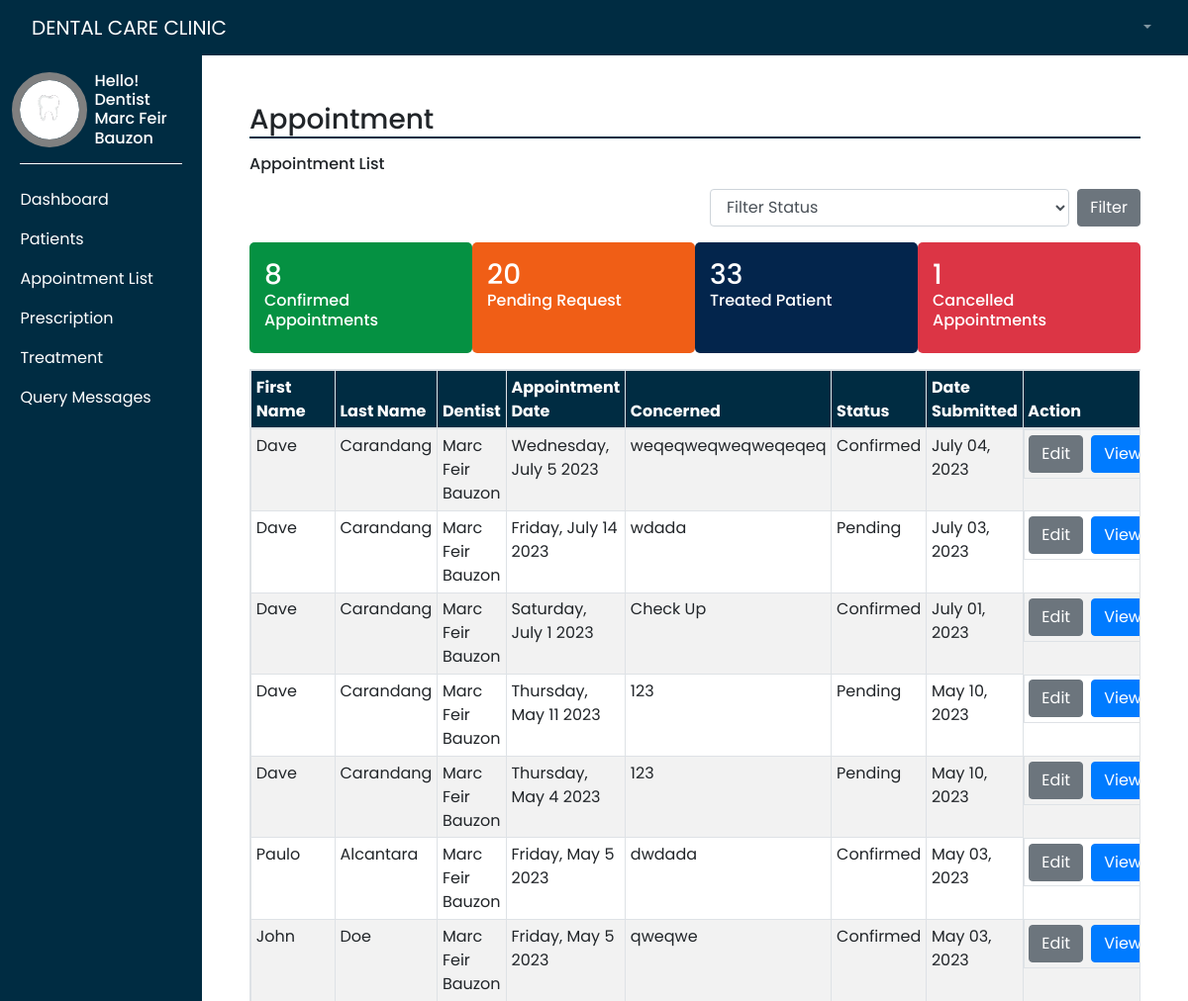
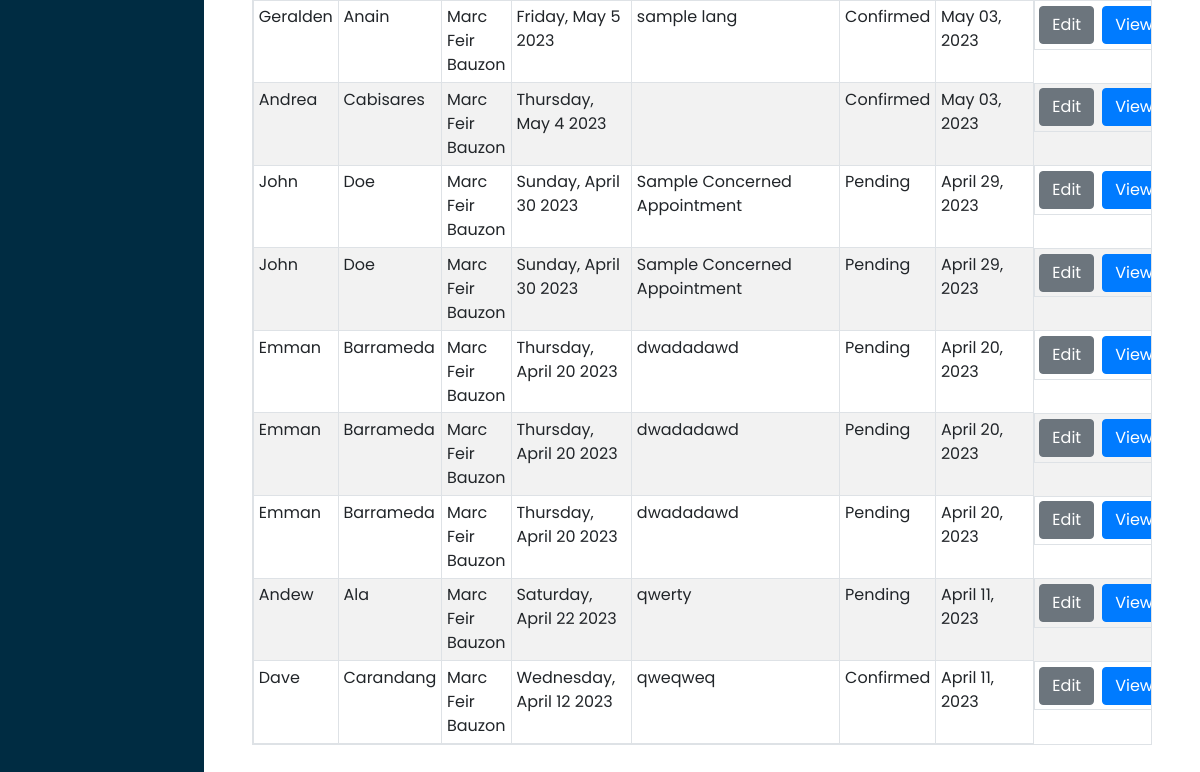
/staffAppointmentList.php (signed in), run on the app's committed database (2 pictures, top to bottom).
### tables this page shows
CREATE TABLE `request_appointment` (
  `reqId` int(11) NOT NULL,
  `patientId` int(11) NOT NULL,
  `dentistId` int(11) NOT NULL,
  `serviceId` int(11) NOT NULL,
  `appointment_date` varchar(250) NOT NULL,
  `concerned` varchar(250) NOT NULL,
  `appointment_time` varchar(250) NOT NULL,
  `date_submitted` varchar(250) NOT NULL,
  `status` varchar(250) NOT NULL,
  `statusTreated` varchar(250) NOT NULL,
  `statusPrescription` varchar(250) NOT NULL,
  `q1` varchar(250) NOT NULL,
  `q2` varchar(250) NOT NULL,
  `q3` varchar(250) NOT NULL,
  `q4` varchar(250) NOT NULL,
  `q5` varchar(250) NOT NULL,
  `q6` varchar(250) NOT NULL,
  `q7` varchar(250) NOT NULL,
  `q8` varchar(250) NOT NULL,
  `q9` varchar(250) NOT NULL,
  `q10` varchar(250) NOT NULL,
  `q11` varchar(250) NOT NULL,
  `q12` varchar(250) NOT NULL,
  `q13` varchar(250) NOT NULL
);

CREATE TABLE `users` (
  `patientId` int(11) NOT NULL,
  `first_name` varchar(50) NOT NULL,
  `last_name` varchar(50) NOT NULL,
  `birth_date` date NOT NULL,
  `gender` varchar(50) NOT NULL,
  `phone_no` varchar(250) NOT NULL,
  `position` varchar(50) NOT NULL,
  `address` varchar(50) NOT NULL,
  `email` varchar(50) NOT NULL,
  `pass_word` varchar(50) NOT NULL,
  `created` date NOT NULL,
  `token` varchar(100) NOT NULL,
  `token_expire` timestamp(6) NOT NULL DEFAULT current_timestamp(6) ON UPDATE current_timestamp(6),
  `teeth1` varchar(250) NOT NULL,
  `teeth2` varchar(250) NOT NULL,
  `teeth3` varchar(250) NOT NULL,
  `teeth4` varchar(250) NOT NULL,
  `teeth5` varchar(250) NOT NULL,
  `teeth6` varchar(250) NOT NULL,
  `teeth7` varchar(250) NOT NULL,
  `teeth8` varchar(250) NOT NULL,
  `teeth9` varchar(250) NOT NULL,
  `teeth10` varchar(250) NOT NULL,
  `teeth11` varchar(250) NOT NULL,
  `teeth12` varchar(250) NOT NULL,
  `teeth13` varchar(250) NOT NULL,
  `teeth14` varchar(250) NOT NULL,
  `teeth15` varchar(250) NOT NULL,
  `teeth16` varchar(250) NOT NULL,
  `teeth17` varchar(250) NOT NULL,
  `teeth18` varchar(250) NOT NULL,
  `teeth19` varchar(250) NOT NULL,
  `teeth20` varchar(250) NOT NULL,
  `teeth21` varchar(250) NOT NULL,
  `teeth22` varchar(250) NOT NULL,
  `teeth23` varchar(250) NOT NULL,
  `teeth24` varchar(250) NOT NULL,
  `teeth25` varchar(250) NOT NULL,
  `teeth26` varchar(250) NOT NULL,
  `teeth27` varchar(250) NOT NULL,
  `teeth28` varchar(250) NOT NULL,
  `teeth29` varchar(250) NOT NULL,
  `teeth30` varchar(250) NOT NULL,
  `teeth31` varchar(250) NOT NULL,
  `teeth32` varchar(250) NOT NULL
);

CREATE TABLE `dentist` (
  `dentistId` int(11) NOT NULL,
  `fullname` varchar(250) NOT NULL,
  `birthdate` varchar(250) NOT NULL,
  `address` varchar(250) NOT NULL,
  `gender` varchar(250) NOT NULL,
  `phone` varchar(250) NOT NULL,
  `email` varchar(250) NOT NULL,
  `password` varchar(250) NOT NULL,
  `position` varchar(250) NOT NULL
);

### staffAppointmentList.php (the view, shortened to what this page needs)
<?php
require_once "connection.php";
        $sqls=$conn->prepare("SELECT status FROM request_appointment WHERE status='Confirmed'");
        $sqls->execute();
        $results=$sqls->get_result();
        $num_rowss = $results->num_rows;
        $sqlp=$conn->prepare("SELECT status FROM request_appointment WHERE status='Pending'");
        $sqlp->execute();
        $resultp=$sqlp->get_result();
        $num_rowsp = $resultp->num_rows;
        $sqlt=$conn->prepare("SELECT status FROM request_appointment WHERE status='Treated'");
        $sqlt->execute();
        $resultt=$sqlt->get_result();
        $num_rowst = $resultt->num_rows;
        $sqlc=$conn->prepare("SELECT status FROM request_appointment WHERE status='Cancelled'");
        $sqlc->execute();
        $resultc=$sqlc->get_result();
        $num_rowsc = $resultc->num_rows;
?>
<!DOCTYPE html>
<html lang="en">
<head>
    <link rel="stylesheet" href="styles/dashAdmin.css">
    <link rel="stylesheet" href="https://maxcdn.bootstrapcdn.com/bootstrap/4.0.0/css/bootstrap.min.css"/>
</head>
<body style="height: 100vh;">
    <div class="" style=" width: 100%">
        <?php require("templates/main-header.php"); ?>
    </div>
    <div class="d-flex" >
        <div class="bg-dark" style="width: 17%">
            <?php require("templates/sidebar.php"); ?>
        </div>
        <div style="width: 83%">
            <div class="p-5">
                <h3 style="border-bottom: 2px solid #002c42">Appointment</h3>
                <h6 class="mt-3 mb-3">Appointment List</h6>
                <div class="row mb-3">
                    <div class="col-md-6">
                    </div>
                    <div class="col-md-6">
                        <form action="staffAppointmentList_viewSearch.php" method="get" class="d-flex justify-content-center align-items-center">
                            <select name="search" id="search" class="form-control mb-0" placeholder="Search Last Name or Status..." required>
                                <option value="">Filter Status</option>
                            </select>
                            <button type="submit" class="btn btn-secondary mb-0 ml-2">Filter</button>
                        </form>
                    </div>
                </div>
                <div class="container">
                    <div class="row">
                        <div class="col-lg-12">
                            <div class="row">
                                <div class="col-md-3 text-white" style="background-color: #059142; border-radius: 5px;">
                                    <div class="py-3 px-0">
                                        <h3 class="ml-0 mb-0"><?php echo $num_rowss;?></h3>
                                        <h6 class="ml-0">Confirmed Appointments </h6>
                                    </div>
                                </div>
                                <div class="col-md-3 text-white" style="background-color: #F05E16; border-radius: 5px;">
                                    <div class="py-3 px-0">
                                        <h3 class="ml-0 mb-0"><?php echo $num_rowsp;?></h3>
                                        <h6 class="ml-0">Pending Request </h6>
                                    </div>
                                </div>
                                <div class="col-md-3 text-white" style="background-color: #03254c; border-radius: 5px;">
                                    <div class="py-3 px-0">
                                        <h3 class="ml-0 mb-0"><?php echo $num_rowst;?></h3>
                                        <h6 class="ml-0">Treated Patient  </h6>
                                    </div>
                                </div>
                                <div class="col-md-3 bg-danger text-white" style="border-radius: 5px;">
                                    <div class="py-3 px-0">
                                        <h3 class="ml-0 mb-0"><?php echo $num_rowsc;?></h3>
                                        <h6 class="ml-0">Cancelled Appointments </h6>
                                    </div>
                                </div>
                            </div>
                        </div>
                    </div>
                </div>
                <?php
                    $sql = "SELECT a.reqId, a.date_submitted, a.appointment_date, a.concerned, a.status, a.q1, a.q2, a.q3, a.q4, a.q5, a.q6, a.q7, a.q8, a.q9, a.q10, a.q11, a.q12, a.q13, d.dentistId, d.fullname, u.patientId, u.last_name, u.first_name, u.email FROM request_appointment a INNER JOIN dentist d ON a.dentistId = d.dentistId INNER JOIN users u ON a.patientId = u.patientId WHERE a.status != 'Treated' ORDER BY reqId DESC";
                    $result = $conn->query($sql);
                ?>
                <table class="table table-sm table-striped table-responsive table-hover table-bordered" style="margin-bottom: 280px;">
                    <thead style="background-color: #002c42 !important; color: white; text-align: left">
                        <tr>
                        <th scope="col">First Name</th>
                        <th scope="col">Last Name</th>
                        <th scope="col">Dentist</th>
                        <th scope="col">Appointment Date</th>
                        <th scope="col">Concerned</th>
                        <th scope="col">Status</th>
                        <th scope="col">Date Submitted</th>
                        <th scope="col">Action</th>
                        </tr>
                    </thead>
                    <tbody>
                        <?php if ($result->num_rows > 0) { ?>
                        <?php while($row = $result->fetch_assoc()){?>
                        <tr>
                            <td><?php echo $row['first_name']; ?></td>
                            <td><?php echo $row['last_name']; ?></td>
                            <td><?php echo $row['fullname']; ?></td>
                            <td><?php echo date("l, F j Y", strtotime($row['appointment_date']));?>
                            </td>
                            <td><?php echo $row['concerned']; ?></td>
                            <td><?php echo $row['status']; ?></td>
                            <td><?php echo $row['date_submitted']; ?></td>
                            <td class="d-flex">
                                <button type="button" class="btn btn-secondary mr-2 editBtn">
                                    Edit
                                </button>
                                <button type="button" class="btn btn-primary viewBtn">
                                    View
                                </button>
                            </td>
                        </tr>
                        <?php }?>
                        <?php } ?>
                    </tbody>
                </table>
            </div>
        </div>
    </div>
</body>
</html>

### styles/dashAdmin.css (style rules this page uses)
* { margin: 0; padding: 0; font-family: 'Poppins', sans-serif !important; box-sizing: border-box; }

### data on the page
request_appointment: patientId.first_name "Dave", patientId.last_name "Carandang", dentistId.fullname "Marc Feir Bauzon", appointment_date "Wednesday, July 5 2023", concerned "weqeqweqweqweqeqeq", status "Confirmed", date_submitted "July 04, 2023"
request_appointment: patientId.first_name "Dave", patientId.last_name "Carandang", dentistId.fullname "Marc Feir Bauzon", appointment_date "Friday, July 14 2023", concerned "wdada", status "Pending", date_submitted "July 03, 2023"
request_appointment: patientId.first_name "Dave", patientId.last_name "Carandang", dentistId.fullname "Marc Feir Bauzon", appointment_date "Saturday, July 1 2023", concerned "Check Up", status "Confirmed", date_submitted "July 01, 2023"
request_appointment: patientId.first_name "Dave", patientId.last_name "Carandang", dentistId.fullname "Marc Feir Bauzon", appointment_date "Thursday, May 11 2023", concerned "123", status "Pending", date_submitted "May 10, 2023"
request_appointment: patientId.first_name "Dave", patientId.last_name "Carandang", dentistId.fullname "Marc Feir Bauzon", appointment_date "Thursday, May 4 2023", concerned "123", status "Pending", date_submitted "May 10, 2023"
request_appointment: patientId.first_name "Paulo", patientId.last_name "Alcantara", dentistId.fullname "Marc Feir Bauzon", appointment_date "Friday, May 5 2023", concerned "dwdada", status "Confirmed", date_submitted "May 03, 2023"
request_appointment: patientId.first_name "John", patientId.last_name "Doe", dentistId.fullname "Marc Feir Bauzon", appointment_date "Friday, May 5 2023", concerned "qweqwe", status "Confirmed", date_submitted "May 03, 2023"
request_appointment: patientId.first_name "Geralden", patientId.last_name "Anain", dentistId.fullname "Marc Feir Bauzon", appointment_date "Friday, May 5 2023", concerned "sample lang", status "Confirmed", date_submitted "May 03, 2023"
request_appointment: patientId.first_name "Andrea", patientId.last_name "Cabisares", dentistId.fullname "Marc Feir Bauzon", appointment_date "Thursday, May 4 2023", status "Confirmed", date_submitted "May 03, 2023"
request_appointment: patientId.first_name "John", patientId.last_name "Doe", dentistId.fullname "Marc Feir Bauzon", appointment_date "Sunday, April 30 2023", concerned "Sample Concerned Appointment", status "Pending", date_submitted "April 29, 2023"
request_appointment: patientId.first_name "John", patientId.last_name "Doe", dentistId.fullname "Marc Feir Bauzon", appointment_date "Sunday, April 30 2023", concerned "Sample Concerned Appointment", status "Pending", date_submitted "April 29, 2023"
request_appointment: patientId.first_name "Emman", patientId.last_name "Barrameda", dentistId.fullname "Marc Feir Bauzon", appointment_date "Thursday, April 20 2023", concerned "dwadadawd", status "Pending", date_submitted "April 20, 2023"
request_appointment: patientId.first_name "Emman", patientId.last_name "Barrameda", dentistId.fullname "Marc Feir Bauzon", appointment_date "Thursday, April 20 2023", concerned "dwadadawd", status "Pending", date_submitted "April 20, 2023"
request_appointment: patientId.first_name "Emman", patientId.last_name "Barrameda", dentistId.fullname "Marc Feir Bauzon", appointment_date "Thursday, April 20 2023", concerned "dwadadawd", status "Pending", date_submitted "April 20, 2023"
request_appointment: patientId.first_name "Andew", patientId.last_name "Ala", dentistId.fullname "Marc Feir Bauzon", appointment_date "Saturday, April 22 2023", concerned "qwerty", status "Pending", date_submitted "April 11, 2023"
request_appointment: patientId.first_name "Dave", patientId.last_name "Carandang", dentistId.fullname "Marc Feir Bauzon", appointment_date "Wednesday, April 12 2023", concerned "qweqweq", status "Confirmed", date_submitted "April 11, 2023"

### other printed values
$_SESSION['position'] "Dentist"
$_SESSION['fullname'] "Marc Feir Bauzon"
$num_rowss "8"
$num_rowsp "20"
$num_rowst "33"
$num_rowsc "1"
